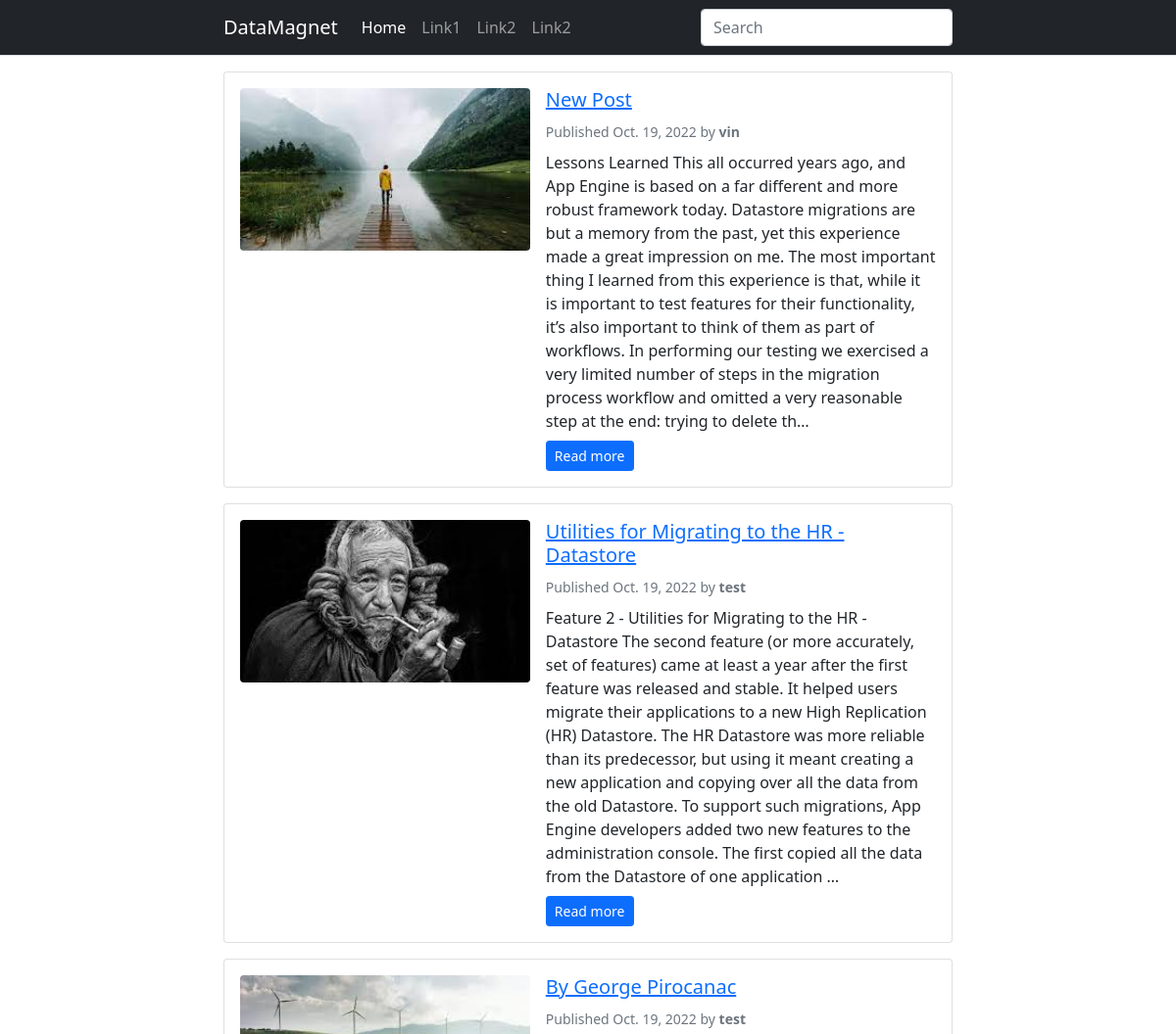
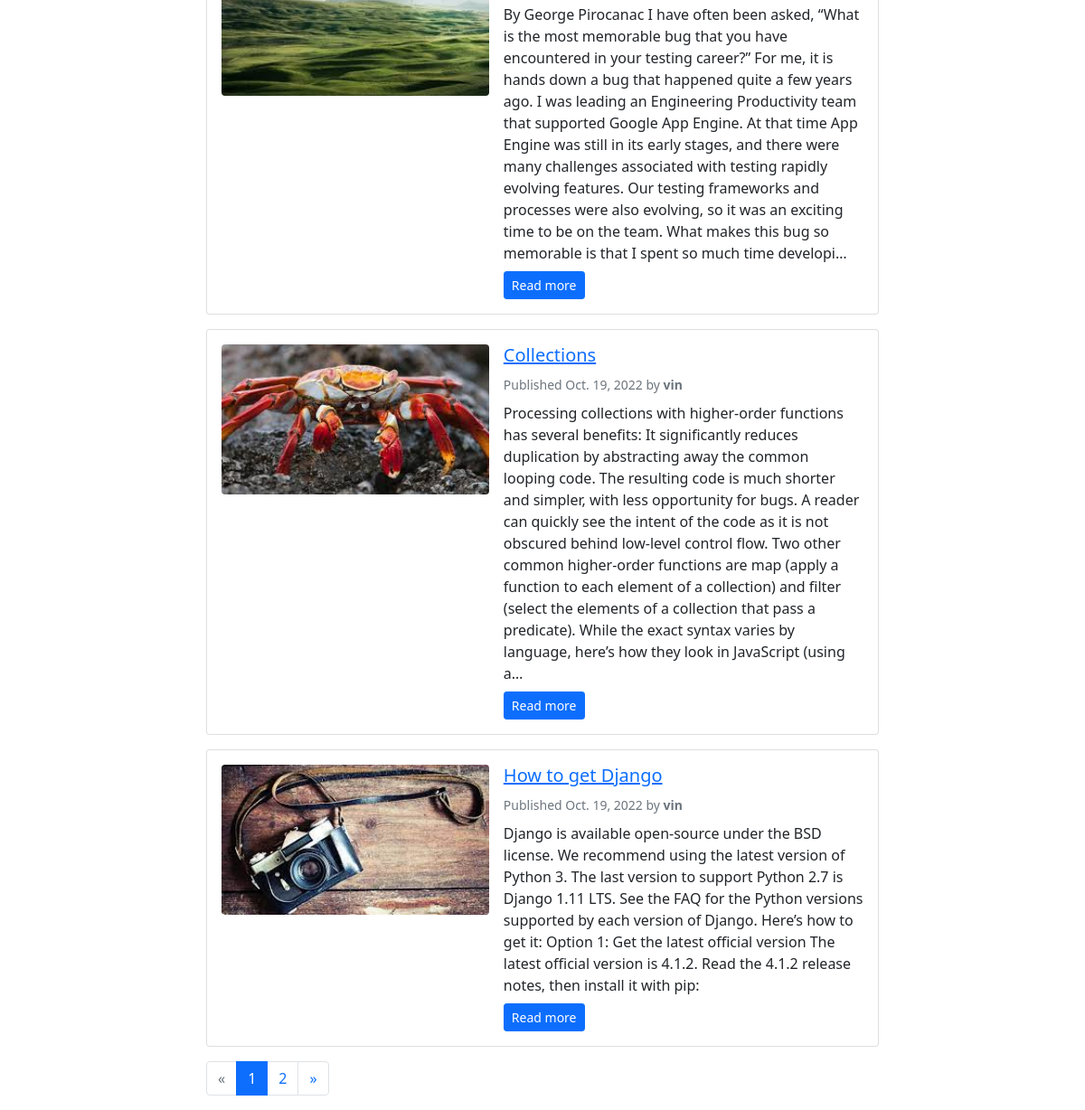
The page / on the database its author committed (2 pictures, top to bottom).
### home/models.py (models this page shows, shortened)
class Post(models.Model):
    STATUS_CHOICES = (
    ('draft', 'Draft'),
    ('published', 'Published'),
    )
    title = models.CharField(max_length=250)
    slug = models.SlugField(max_length=250, unique_for_date='publish')
    author = models.ForeignKey(User,on_delete=models.CASCADE,related_name='blog_posts')
    body = RichTextUploadingField()
    image = models.ImageField(upload_to='featured_image/%Y/%m/%d/')
    publish = models.DateTimeField(default=timezone.now)
    created = models.DateTimeField(auto_now_add=True)
    updated = models.DateTimeField(auto_now=True)
    status = models.CharField(max_length=10,choices=STATUS_CHOICES,default='draft')
    class Meta:
        ordering = ('-publish',)
    objects = models.Manager() #default manager
    published = PublishedManager() #custom manager
    def get_absolute_url(self):
        return reverse('home:post_detail',args=[self.slug])

### home/views.py (the view)
# urls.py: path('',views.post_list,name="post_list"),
def post_list(request):
    posts = Post.published.all()
    paginator = Paginator(posts, 5) # 10 posts in each page
    page = request.GET.get('page')
    try:
        posts = paginator.page(page)
    except PageNotAnInteger:
        posts = paginator.page(1)
    except EmptyPage:
        posts = paginator.page(paginator.num_pages)
    return render(request,'post_list.html',{'posts':posts, page:'pages'})

### home/models.py (called while the page is built)
    def get_queryset(self):
        return super(PublishedManager,self).get_queryset().filter(status='published')

### templates/post_list.html
{% extends 'base.html' %}
{% block content %}
    {% for post in posts %}
    <div class="card mb-3">
        <div class="card-body">
            <div class="row g-0">
                <div class="col-md-5">
                    <div class="ratio ratio-16x9">
						<img src="{{ post.image.url }}" class="rounded featured-image-list" alt="{{post.title}}">
                    </div>
                </div>
                <div class="col-md-7 ps-md-3 pt-3 pt-md-0 d-flex flex-column">
                        <h2 class="card-title h5">
                                <a href="{{ post.get_absolute_url }}">
                                {{ post.title }}
                                </a>
                        </h2>
                        <div class="text-muted">
                            <small>
                                Published {{ post.publish.date }} by <strong>{{ post.author }}</strong>
                            </small>
                        </div>
                        <p class="card-text mb-auto py-2">{{ post.body|safe|striptags|truncatechars:600 }}</p>
                        <div>
                            <a href="{{ post.get_absolute_url }}" class="btn btn-primary btn-sm">Read more</a>
                        </div>
                </div>
            </div>
        </div>
    </div>
    {% endfor %}
	{% include "pagination.html" with page=posts %}
{% endblock content %}

### templates/base.html (shortened to what this page needs)
{% load static %}
<!DOCTYPE html>
<html lang="en">
<head>
    <link href="https://cdn.jsdelivr.net/npm/bootstrap@5.0.0-beta3/dist/css/bootstrap.min.css" rel="stylesheet">
    <link href="{% static "css/style.css" %}" rel="stylesheet">
	 <link rel="stylesheet" href="//cdnjs.cloudflare.com/ajax/libs/highlight.js/10.1.1/styles/monokai-sublime.min.css">
</head>
<body>
  <nav class="navbar navbar-expand-lg navbar-dark bg-dark border-bottom">
    <div class="container">
      <a class="navbar-brand" href="/">DataMagnet</a>
      <div class="collapse navbar-collapse" id="navbarSupportedContent">
        <ul class="navbar-nav me-auto mb-2 mb-lg-0">
          <li class="nav-item">
            <a class="nav-link active" aria-current="page" href="#">Home</a>
          </li>
          <li class="nav-item">
            <a class="nav-link" href="#">Link1</a>
          </li>
          <li class="nav-item">
            <a class="nav-link" href="#">Link2</a>
          </li>
          <li class="nav-item">
            <a class="nav-link" href="#">Link2</a>
          </li>
        </ul>
        <form class="d-flex">
          <input class="form-control mr-0" type="search" placeholder="Search" aria-label="Search">
        </form>
      </div>
    </div>
  </nav>
    <main class="container my-3">
        {% block content %}
        {% endblock content %}
    </main>
</body>
</html>

### templates/pagination.html
{% if page.has_other_pages %}
  <ul class="pagination mt-3 mb-0">
    {% if page.has_previous %}
      <li class="page-item"><a class="page-link" href="?page={{ page.previous_page_number }}">&laquo;</a></li>
    {% else %}
      <li class="disabled page-item"><span class="page-link">&laquo;</span></li>
    {% endif %}
    {% for i in page.paginator.page_range %}
      {% if page.number == i %}
        <li class="active page-item"><span class="page-link">{{ i }}</span></li>
      {% else %}
        <li class="page-item"><a class="page-link" href="?page={{ i }}">{{ i }}</a></li>
      {% endif %}
    {% endfor %}
    {% if page.has_next %}
      <li class="page-item"><a class="page-link" href="?page={{ page.next_page_number }}">&raquo;</a></li>
    {% else %}
      <li class="disabled page-item"><span class="page-link">&raquo;</span></li>
    {% endif %}
  </ul>
{% endif %}

### static/style.css (style rules this page uses)
.container { max-width: 768px; width: 100%; }
.featured-image-list { object-fit: cover; }

### rows shown on the page
Post: image (picture), title "New Post", publish "Oct. 19, 2022", author "vin", body "Lessons Learned This all occurred years ago, and App Engine is based on a far different and more robust framework today. Datastore migrations are but a memory from the past, yet this experience made a great impression on me. The most important thing I learned from this experience is that, while it is important to test features for their functionality, it’s also important to think of them as part of workflows. In performing our testing we exercised a very limited number of steps in the migration process workflow and omitted a very reasonable step at the end: trying to delete th…"
Post: image (picture), title "Utilities for Migrating to the HR - Datastore", publish "Oct. 19, 2022", author "test", body "Feature 2 - Utilities for Migrating to the HR - Datastore The second feature (or more accurately, set of features) came at least a year after the first feature was released and stable. It helped users migrate their applications to a new High Replication (HR) Datastore. The HR Datastore was more reliable than its predecessor, but using it meant creating a new application and copying over all the data from the old Datastore. To support such migrations, App Engine developers added two new features to the administration console. The first copied all the data from the Datastore of one application …"
Post: image (picture), title "By George Pirocanac", publish "Oct. 19, 2022", author "test", body "By George Pirocanac I have often been asked, “What is the most memorable bug that you have encountered in your testing career?” For me, it is hands down a bug that happened quite a few years ago. I was leading an Engineering Productivity team that supported Google App Engine. At that time App Engine was still in its early stages, and there were many challenges associated with testing rapidly evolving features. Our testing frameworks and processes were also evolving, so it was an exciting time to be on the team. What makes this bug so memorable is that I spent so much time developi…"
Post: image (picture), title "Collections", publish "Oct. 19, 2022", author "vin", body "Processing collections with higher-order functions has several benefits: It significantly reduces duplication by abstracting away the common looping code. The resulting code is much shorter and simpler, with less opportunity for bugs. A reader can quickly see the intent of the code as it is not obscured behind low-level control flow. Two other common higher-order functions are map (apply a function to each element of a collection) and filter (select the elements of a collection that pass a predicate). While the exact syntax varies by language, here’s how they look in JavaScript (using a…"
Post: image (picture), title "How to get Django", publish "Oct. 19, 2022", author "vin", body "Django is available open-source under the BSD license. We recommend using the latest version of Python 3. The last version to support Python 2.7 is Django 1.11 LTS. See the FAQ for the Python versions supported by each version of Django. Here’s how to get it: Option 1: Get the latest official version The latest official version is 4.1.2. Read the 4.1.2 release notes, then install it with pip:"

### other values the page prints
{{ i }} "1"
{{ i }} "2"
